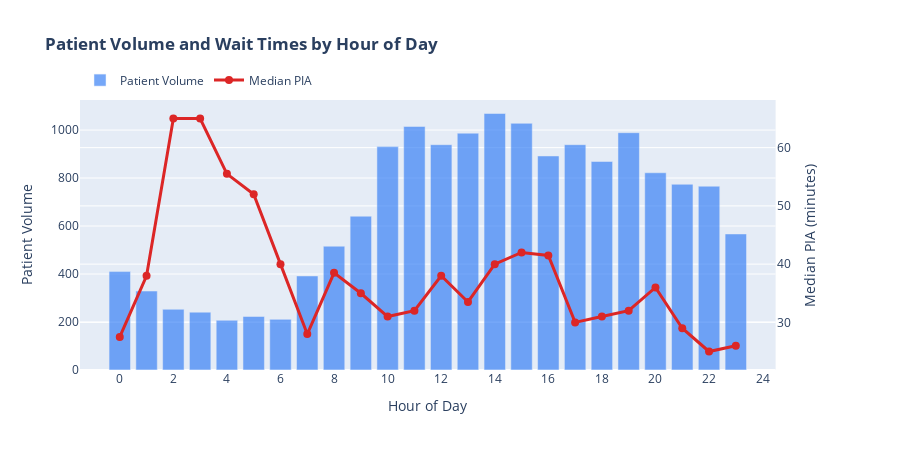

Notebook cell for this chart:
### Markdown cell above
## Cell 12: Hourly Volume and Wait Time Chart

### Code cell
# Create dual-axis chart: Volume + PIA by hour
fig_hourly = make_subplots(specs=[[{"secondary_y": True}]])

# Bar chart for volume
fig_hourly.add_trace(
    go.Bar(
        x=hourly_patterns['arrival_hour'],
        y=hourly_patterns['Volume'],
        name='Patient Volume',
        marker_color='#3B82F6',
        opacity=0.7
    ),
    secondary_y=False
)

# Line chart for PIA
fig_hourly.add_trace(
    go.Scatter(
        x=hourly_patterns['arrival_hour'],
        y=hourly_patterns['Median PIA'],
        name='Median PIA',
        mode='lines+markers',
        line=dict(color='#DC2626', width=3),
        marker=dict(size=8)
    ),
    secondary_y=True
)

fig_hourly.update_layout(
    title='<b>Patient Volume and Wait Times by Hour of Day</b>',
    height=450,
    xaxis_title='Hour of Day',
    legend=dict(orientation="h", yanchor="bottom", y=1.02)
)

fig_hourly.update_yaxes(title_text="Patient Volume", secondary_y=False)
fig_hourly.update_yaxes(title_text="Median PIA (minutes)", secondary_y=True)
fig_hourly.update_xaxes(tickmode='linear', tick0=0, dtick=2)

fig_hourly.show()

### Figure 1 — Plotly figure (JSON) as saved in the notebook; plotly's stock layout.template omitted (floating-point values rounded to 4 significant figures)
{"data": [{"marker": {"color": "#3B82F6"}, "name": "Patient Volume", "opacity": 0.7, "type": "bar", "x": [0.0, 1.0, 2.0, 3.0, 4.0, 5.0, 6.0, 7.0, 8.0, 9.0, 10.0, 11.0, 12.0, 13.0, 14.0, 15.0, 16.0, 17.0, 18.0, 19.0, 20.0, 21.0, 22.0, 23.0], "xaxis": "x", "y": [410, 329, 253, 241, 207, 223, 211, 392, 516, 641, 931, 1015, 939, 987, 1069, 1028, 892, 939, 869, 989, 822, 774, 766, 567], "yaxis": "y"}, {"line": {"color": "#DC2626", "width": 3}, "marker": {"size": 8}, "mode": "lines+markers", "name": "Median PIA", "type": "scatter", "x": [0.0, 1.0, 2.0, 3.0, 4.0, 5.0, 6.0, 7.0, 8.0, 9.0, 10.0, 11.0, 12.0, 13.0, 14.0, 15.0, 16.0, 17.0, 18.0, 19.0, 20.0, 21.0, 22.0, 23.0], "xaxis": "x", "y": [27.5, 38.0, 65.0, 65.0, 55.5, 52.0, 40.0, 28.0, 38.5, 35.0, 31.0, 32.0, 38.0, 33.5, 40.0, 42.0, 41.5, 30.0, 31.0, 32.0, 36.0, 29.0, 25.0, 26.0], "yaxis": "y2"}], "layout": {"height": 450, "legend": {"orientation": "h", "y": 1.02, "yanchor": "bottom"}, "title": {"text": "<b>Patient Volume and Wait Times by Hour of Day</b>"}, "xaxis": {"anchor": "y", "domain": [0, 0.94], "dtick": 2, "tick0": 0, "tickmode": "linear", "title": {"text": "Hour of Day"}}, "yaxis": {"anchor": "x", "domain": [0, 1], "title": {"text": "Patient Volume"}}, "yaxis2": {"anchor": "x", "overlaying": "y", "side": "right", "title": {"text": "Median PIA (minutes)"}}}}
